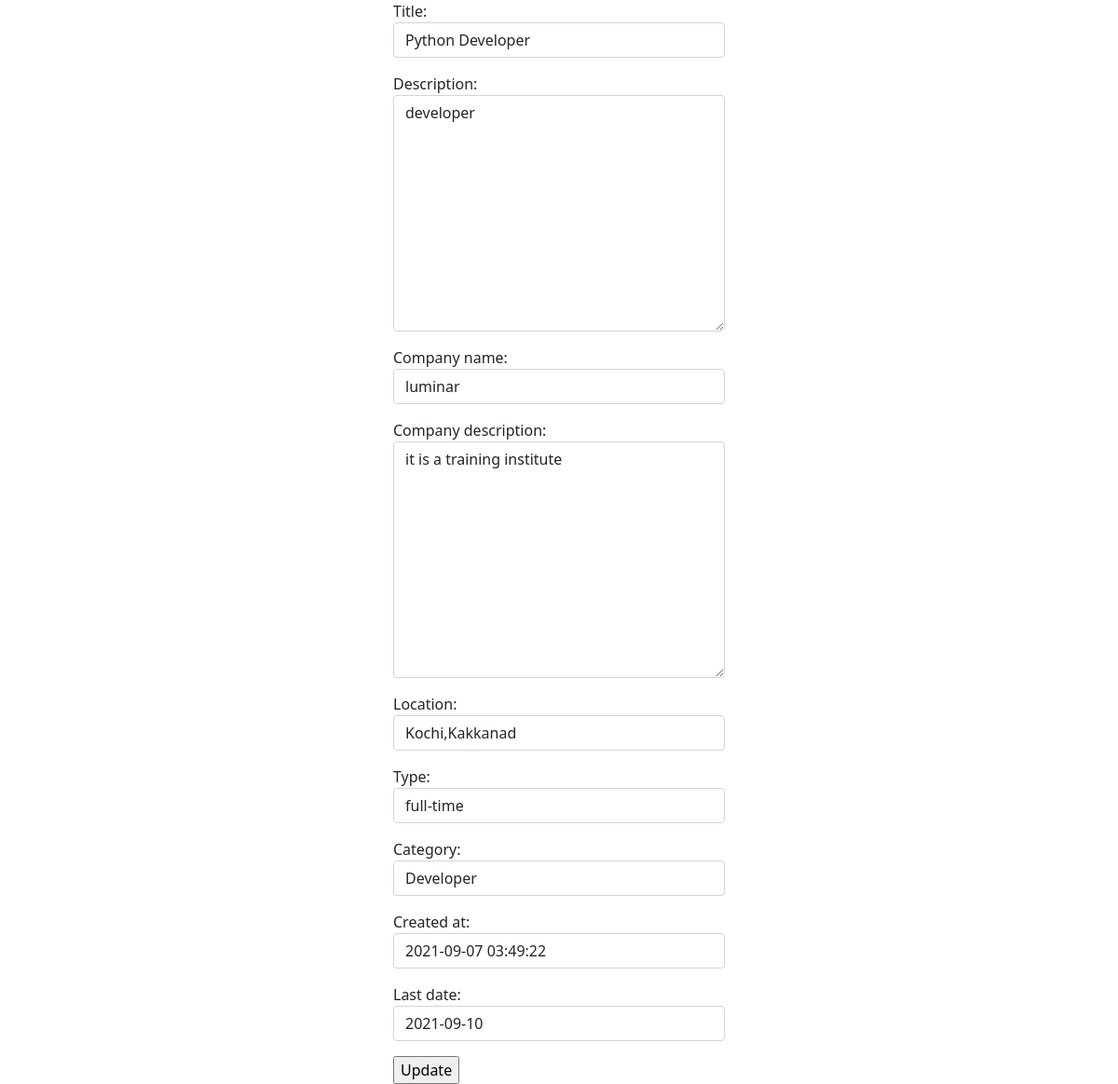
Screenshot of /jobsupdate1 with the database file from the repository.
### Employer/models.py (models this page shows, shortened)
class Job(models.Model):
    JOB_TYPE=(
        ("part-time","part-time"),
        ("full-time","full-time"),
        ("internship","internship")
    )
    title = models.CharField(max_length=300)
    description = models.TextField()
    location = models.CharField(max_length=150)
    type = models.CharField(choices=JOB_TYPE, max_length=10)
    category = models.CharField(max_length=100)
    last_date = models.DateField()
    company_name = models.CharField(max_length=100)
    company_description = models.CharField(max_length=300)
    created_at = models.DateTimeField(default=timezone.now)
    filled = models.BooleanField(default=False)
    active_status=models.BooleanField(default=True)

### Employer/views.py (the view)
# urls.py: path("jobsupdate<int:id>",views.JobEditView.as_view(),name="jobsupdate"),
class JobEditView(UpdateView):
    model=Job
    form_class=JobCreationForm
    template_name="jobsupdate.html"
    pk_url_kwarg='id'
    success_url=reverse_lazy("listjobs")

### Employer/forms.py
class JobCreationForm(ModelForm):
    class Meta:
        model = Job
        fields=[
            "title",
            "description",
            "company_name",
            "company_description",
            "location",
            "type",
            "category",
            "created_at",
            "last_date",
        ]
        widgets={
            "title":forms.TextInput(attrs={"class":"form-control"}),
            "description":forms.Textarea(attrs={"class":"form-control"}),
            "company_name":forms.TextInput(attrs={"class":"form-control"}),
            "company_description":forms.Textarea(attrs={"class":"form-control"}),
            "location":forms.TextInput(attrs={"class":"form-control"}),
            "type":forms.Select(attrs={"class":"form-control"}),
            "category":forms.TextInput(attrs={"class":"form-control"}),
            "created_at":forms.DateTimeInput(attrs={"class":"form-control"}),
            "last_date":forms.DateInput(attrs={"class":"form-control"}),
        }

### Employer/templates/jobsupdate.html (shortened to what this page needs)
<!DOCTYPE html>
<html lang="en">
<head>
    <link href="https://cdn.jsdelivr.net/npm/bootstrap@5.1.0/dist/css/bootstrap.min.css" rel="stylesheet"
>
</head>
<body>
<div class="container">
    <div class="row">
        <div class="col-4"></div>
        <div class="col-4">
            <form action="" method="post">
                {{form.as_p}}
                <input type="submit" value="Update">
            </form>
        </div>
        <div class="col-4"></div>
    </div>
</div>
</body>
</html>

### rows the page displays
Job: title "Python Developer", description "developer", company_name "luminar", company_description "it is a training institute", location "Kochi,Kakkanad", type "full-time", category "Developer", created_at "2021-09-07 03:49:22", last_date "2021-09-10"
